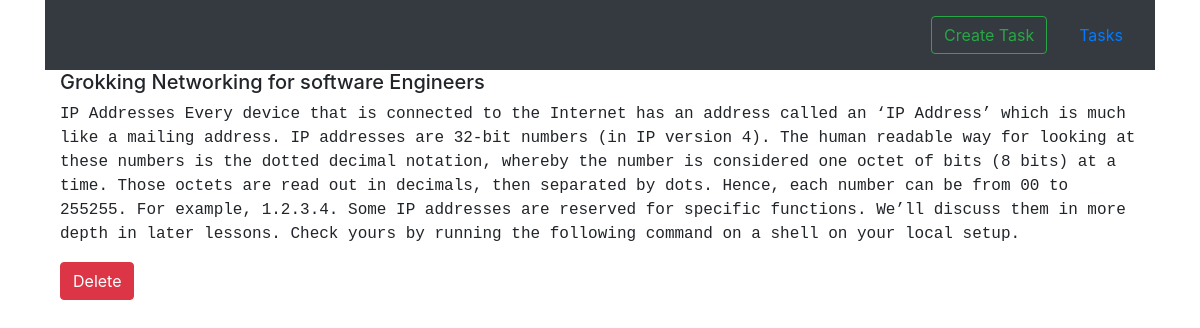
The app's page /task/7 with its own data.
### tasks/models.py (models this page shows, shortened)
class Task(models.Model):
	title = models.CharField(max_length=100)
	description = models.TextField()
	is_complete = models.BooleanField(default=False)
	date_created = models.DateTimeField(auto_now=True)

### tasks/views.py (the view)
# urls.py: path('task/<str:pk>', taskView, name="task"),
def taskView(request, pk):
	task = Task.objects.get(id=pk)
	template_name = 'task.html'
	context = {'task': task}
	return render(request, template_name, context)

### templates/task.html
{% extends 'base.html' %}
{% block content %}
<div class="container justify-content-center">
<div class="">
    <h5>{{task.title}}</h5>
    <p class="text-monospace">{{task.description}}</p>
    <a href="{% url 'delete' task.id %}" type="submit" class="btn btn-danger"> Delete </a>
</div>
</div>
{% endblock %}

### records on screen
Task: title "Grokking Networking for software Engineers", description "IP Addresses Every device that is connected to the Internet has an address called an ‘IP Address’ which is much like a mailing address. IP addresses are 32-bit numbers (in IP version 4). The human readable way for looking at these numbers is the dotted decimal notation, whereby the number is considered one octet of bits (8 bits) at a time. Those octets are read out in decimals, then separated by dots. Hence, each number can be from 00 to 255255. For example, 1.2.3.4. Some IP addresses are reserved for specific functions. We’ll discuss them in more depth in later lessons. Check yours by running the following command on a shell on your local setup."
